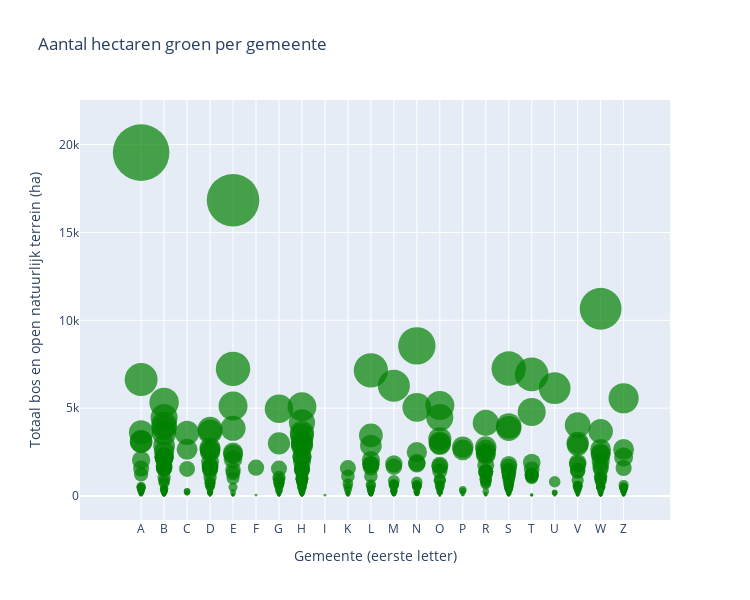

Source (notebook cell):
### Code cell
df = pd.read_csv('recreatie_+_bos_schoongemaakt.csv')

df['First_Letter'] = df["Regio's"].str[0]

fig = px.scatter(df, x='First_Letter', y='Totaal bos en open natuurlijk terrein (ha)', size='Totaal bos en open natuurlijk terrein (ha)', hover_name="Regio's",
                 title='Bubble plot van Nederlandse gemeenten',
                 labels={'First_Letter': 'Gemeente (eerste letter)', 'Totaal bos en open natuurlijk terrein (ha)': 'Totaal bos en open natuurlijk terrein (ha)'},
                 size_max=40,
                 color_discrete_sequence=['green'])

fig.update_traces(marker=dict(line=dict(width=0)))

fig.update_traces(hovertemplate='<br>'.join([
    'Gemeente: %{hovertext}',
    'Aantal: %{y}'
]))

fig.update_layout(
    title='Aantal hectaren groen per gemeente',
    height=600,
    width=750,
    xaxis=dict(categoryorder='category ascending')
)

fig.show()

### Figure 1 — Plotly figure (JSON) as saved in the notebook; plotly's stock layout.template omitted (floating-point values rounded to 4 significant figures; data arrays with more than 128 entries replaced by an {"elided": "..."} marker saying what was removed)
{"data": [{"hovertemplate": "Gemeente: %{hovertext}<br>Aantal: %{y}", "hovertext": {"elided": "388 str values"}, "legendgroup": "", "marker": {"color": "green", "line": {"width": 0}, "size": {"elided": "388 int values"}, "sizemode": "area", "sizeref": 12.21, "symbol": "circle"}, "mode": "markers", "name": "", "orientation": "v", "showlegend": false, "type": "scatter", "x": {"elided": "388 str values"}, "xaxis": "x", "y": {"elided": "388 int values"}, "yaxis": "y"}], "layout": {"height": 600, "legend": {"itemsizing": "constant", "tracegroupgap": 0}, "title": {"text": "Aantal hectaren groen per gemeente"}, "width": 750, "xaxis": {"anchor": "y", "categoryorder": "category ascending", "domain": [0.0, 1.0], "title": {"text": "Gemeente (eerste letter)"}}, "yaxis": {"anchor": "x", "domain": [0.0, 1.0], "title": {"text": "Totaal bos en open natuurlijk terrein (ha)"}}}}
